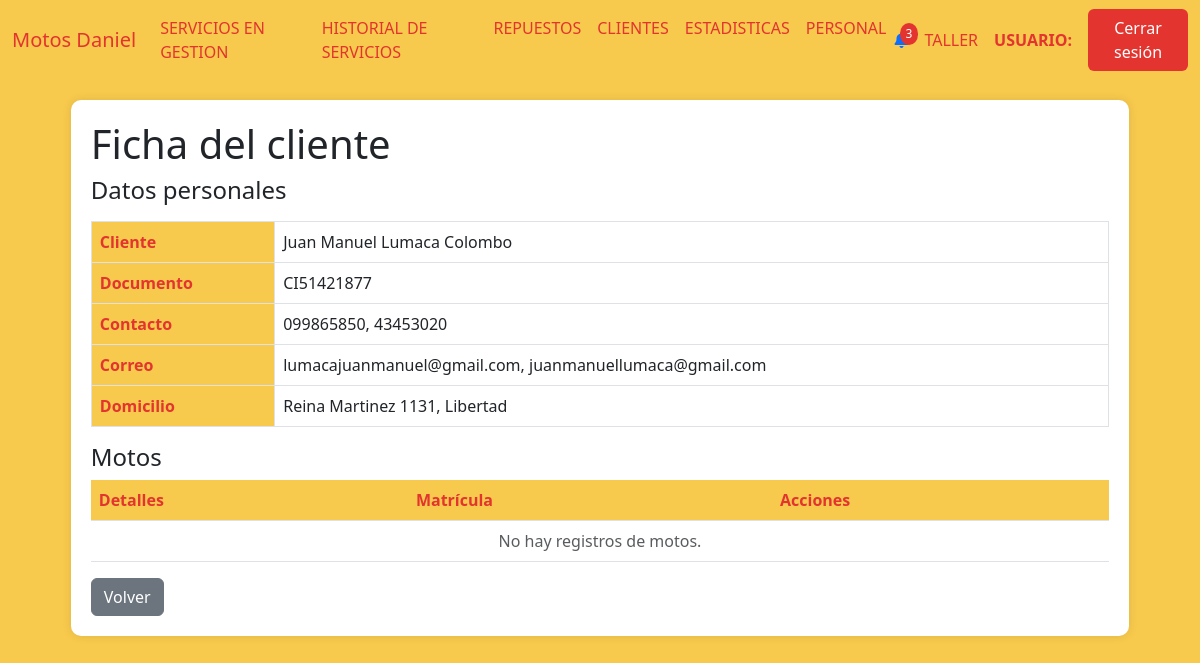
/detalles_cliente_taller/1, run on the app's committed database.
### AppUM/models.py (models this page shows)
class Cliente(models.Model):
    documento = models.CharField(max_length=20, unique=True)
    nombre = models.CharField(max_length=20)
    apellido  = models.CharField(max_length=20)
    fecha_nacimiento = models.DateField(null=True,blank=True)
    domicilio = models.CharField(max_length=500,blank=True)

class ClienteTelefono(models.Model):
    cliente = models.ForeignKey(Cliente, related_name='cliente_telefono', on_delete=models.CASCADE, null=True)
    telefono = models.CharField(max_length=10,unique=True)
    principal = models.BooleanField(default=True)

class ClienteCorreo(models.Model):
    cliente = models.ForeignKey(Cliente, related_name='cliente_correo', on_delete=models.CASCADE, null=True)
    correo = models.CharField(max_length=100, unique=True)
    principal = models.BooleanField(default=True)

### AppUM/views.py (the view)
# urls.py: path('detalles_cliente_taller/<int:id_cliente>', views.detalles_cliente_taller,name="DetallesClienteTaller"),
def detalles_cliente_taller(req,id_cliente):
    cliente = Cliente.objects.get(id=id_cliente)
    tel1 = ClienteTelefono.objects.filter(principal=1,cliente_id=id_cliente).first()
    tel_1 = tel1.telefono
    tel2 = ClienteTelefono.objects.filter(principal=0,cliente_id=id_cliente).first()
    correo1 = ClienteCorreo.objects.filter(principal=1,cliente_id=id_cliente).first()
    correo2 = ClienteCorreo.objects.filter(principal=0,cliente_id=id_cliente).first()
    if tel2:
        tel_2 = tel2.telefono
    else:
        tel_2 = None
    if correo1:
        c_1 = correo1.correo
    else:
        c_1 = None
    if correo2:
        c_2 = correo2.correo
    else:
        c_2 = None
    resultados_motos = (
    Servicios.objects
    .filter(cliente__id=id_cliente)
    .select_related('moto', 'cliente')
    .values('moto__marca', 'moto__modelo','moto__id')  # Agrupar por estos campos
    .annotate(ultima_fecha_ingreso=Max('fecha_ingreso'))
    .order_by('-ultima_fecha_ingreso')
    )
    res_data = []
    for resultado in resultados_motos:
            matricula = Matriculas.objects.filter(moto_id=resultado['moto__id']).first()
            res_data.append({
            'moto': resultado,
            "matricula":matricula.matricula if matricula else "Sin matrícula"
        })
    page_obj = funcion_paginas_varias(req,res_data)
    return render(req,"perfil_taller/clientes/detalles_cliente.html",{
                                                                    "page_obj":page_obj,
                                                                    "cliente":cliente,
                                                                    "tel1":tel_1,
                                                                    "tel2":tel_2,
                                                                    "correo1":c_1,
                                                                    "correo2":c_2,
                                                                    })

### AppUM/functions.py (called while the page is built)
def funcion_paginas_varias(req,instancia_model):
    paginator = Paginator(instancia_model, 5)  # 5 motos por página
    page_number = req.GET.get('page')  # Obtiene el número de página desde la URL
    page_obj = paginator.get_page(page_number)
    return page_obj

### AppUM/templates/perfil_taller/clientes/detalles_cliente.html (shortened to what this page needs)
{% extends "perfil_taller/padre_perfil_taller.html" %}
{% load static %}
{% block contenidoQueCambia %}
<div class="table-container" id="clienteDetails">
    <h1>Ficha del cliente</h1>
    <h4>Datos personales</h4>
    <table class="table table-bordered">
        <tbody>
            <tr>
                <th scope="row">Cliente</th>
                <td>{{ cliente.nombre }} {{ cliente.apellido }}</td>
            </tr>
            <tr>
                <th scope="row">Documento</th>
                <td>{{ cliente.documento }}</td>
            </tr>
            <tr>
                <th scope="row">Contacto</th>
                <td>{{ tel1 }}{% if tel2 %}, {{ tel2 }}{% endif %}</td>
            </tr>
            <tr>
                <th scope="row">Correo</th>
                <td>{% if correo1 %}{{ correo1 }}{% if correo2 %}, {{ correo2 }}{% endif %} {% else %} El cliente no tiene correo {% endif %}</td>
            </tr>
            <tr>
                <th scope="row">Domicilio</th>
                <td>{{ cliente.domicilio }}</td>
            </tr>
        </tbody>
    </table>
    <h4>Motos</h4>
    <table class="table">
        <thead>
            <tr>
                <th scope="row">Detalles</th>
                <th scope="row">Matrícula</th>
                <th scope="row">Acciones</th>
            </tr>
        </thead>
        <tbody>
            {% if page_obj %}
                {% for item in page_obj %}
                    <tr>
                        <td>{{ item.moto.moto__marca }} {{ item.moto.moto__modelo }}</td>
                        <td>
                            {{ item.matricula }}
                        </td>
                        <td>
                            <a href=""><button class="btn btn-sm btn-info"><i class="fas fa-info-circle"></i></button></a>
                        </td>
                    </tr>
                {% endfor %}
            {% else %}
                <tr>
                    <td colspan="9" class="text-center text-muted">
                        No hay registros de motos.
                    </td>
                </tr>
            {% endif %}
        </tbody>
    </table>
    <a href="{% url 'ClientesTaller' %}" class="btn btn-secondary">Volver</a>
</div>
{% endblock %}

### AppUM/static/css/styles.css (style rules this page uses)
body { background-color: #f7ca4d; }
.table-container { background-color: #fff; border-radius: 10px; padding: 20px; box-shadow: 0px 0px 10px rgba(0, 0, 0, 0.1); margin: 20px auto; max-width: 90%; }
.table th { background-color: #f7ca4d; color: #e3342f; }

### data on the page
Cliente: nombre "Juan Manuel", apellido "Lumaca Colombo", documento "CI51421877", domicilio "Reina Martinez 1131, Libertad"
ClienteTelefono: telefono "099865850"
ClienteTelefono: telefono "43453020"
ClienteCorreo: correo "lumacajuanmanuel@gmail.com"
ClienteCorreo: correo "juanmanuellumaca@gmail.com"
